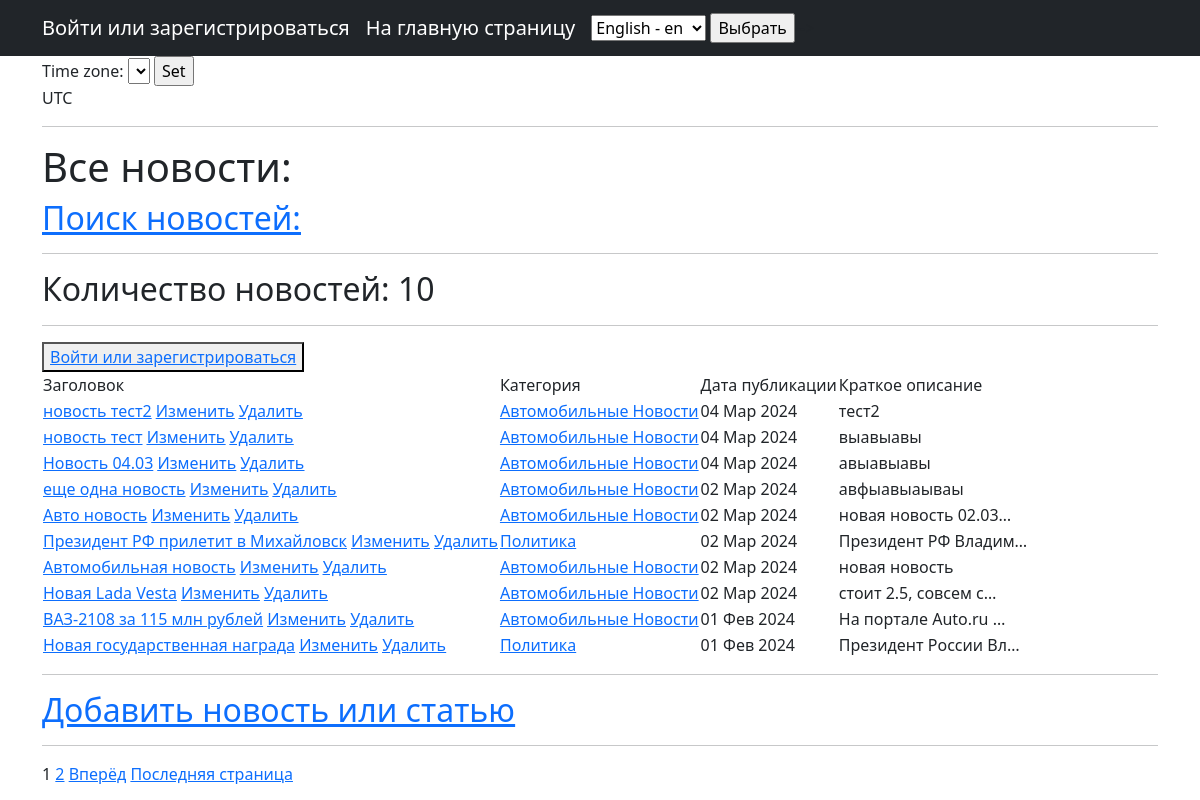
The page /news/ on the database as committed earlier.
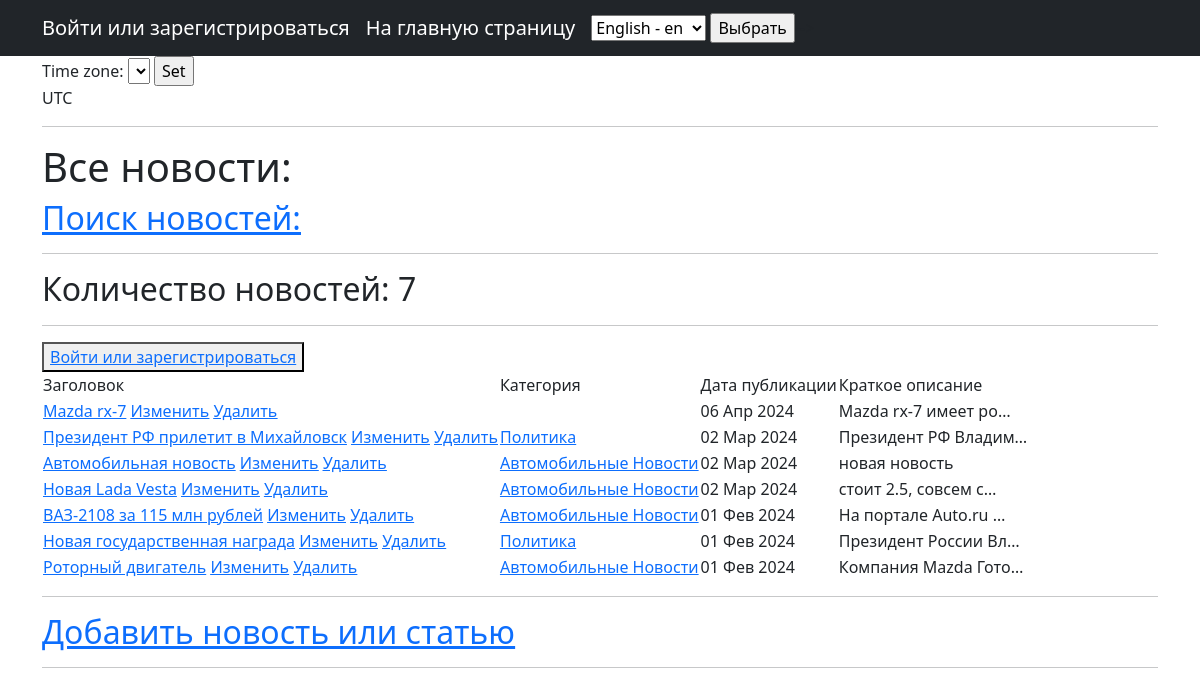
The same page on the database as committed later.
### news_p/models.py (models this page shows, shortened)
class Post(models.Model):
    news = 'NW'
    article = "AR"
    POST_TYPE = [(news, _('News')), (article, _('Article'))]
    type = models.CharField(max_length=2, choices=POST_TYPE, default=news)
    date = models.DateTimeField(auto_now_add=True)
    title = models.CharField(max_length=255)
    text = models.TextField()
    rating = models.IntegerField(default=0)
    author = models.ForeignKey(Author, on_delete=models.CASCADE)
    category = models.ManyToManyField(Category, through='PostCategory')

class Category(models.Model):
    name = models.CharField(max_length=255, help_text=_('category_name'), unique=True)
    subscribers = models.ManyToManyField(User, blank=True, null=True, related_name='categories')
    def __str__(self):
        return self.name.title()

### news_p/views.py (the view, shortened to what this page needs)
# urls.py: path('', PostList.as_view()),
class PostList(ListView):
    model = Post
    ordering = '-date'
    template_name = 'all_news.html'
    context_object_name = 'posts'
    paginate_by = 10
    current_time = timezone.now()
    timezones = pytz.common_timezones  # добавляем в контекст все доступные часовые пояса
    def get_queryset(self):
        queryset = super().get_queryset()
        self.filterset = PostFilter(self.request.GET, queryset)
        return self.filterset.qs

### news_p/templatetags/custom_filters.py (called while the page is built)
@register.filter()
def censor(value):
    if type(value) != str:
        raise TypeError('Необходимо передать строку!')
    else:
        for word in value.split():
            if word.lower() in CENS_LIST:
                cens_word = word[0] + ((len(word) - 1) * '*')
                value = value.replace(word, cens_word)
    return value

### news_p/templatetags/custom_tags.py (called while the page is built)
@register.simple_tag(takes_context=True)
def url_replace(context, **kwargs):
   d = context['request'].GET.copy()
   for k, v in kwargs.items():
       d[k] = v
   return d.urlencode()

### templates/all_news.html (shortened to what this page needs)
{% extends 'flatpages/default.html' %}
{% load i18n %}
{% load tz %}
{% load custom_filters %}
{% load custom_tags %}
{% block title %}
{% get_current_timezone as TIME_ZONE %}
    <form action="" method="POST">
        <label for="timezone">Time zone:</label>
        <select name="timezone">
        </select>
        <input type="submit" value="Set">
    </form>
    {{ TIME_ZONE }}
<hr>
<h1>{% trans 'All news:' %}</h1>
<a href="{% url 'search' %}"><u><h2>{% trans 'News search:' %}</h2></u></a>
<hr>
{% endblock title %}
{% block content %}
<h2>{% trans 'Number of news items:' %} {{ posts|length }}</h2>
<hr>
{% if request.user.username %}
    <h2>{{ request.user.username }}</h2>
    <button><a href="{% url 'profile' %}">{% trans 'Personal account' %}</a></button>
{% else %}
    <button><a href="{% url 'profile' %}">{% trans 'Log in or register' %}</a></button>
{% endif %}
<table>
    <thead>
        <td> {% trans 'Title' %} </td>
        <td> {% trans 'Category' %} </td>
        <td> {% trans 'Date of publication' %} </td>
        <td> {% trans 'Summary' %} </td>
    </thead>
    {% for post in posts %}
        <tr>
            <td>
                <a href="{% url 'news_detail' post.id %}">{{ post.title|censor }}</a>
                <a href="{% url 'news_edit' post.id %}"><u>{% trans 'Change' %}</u></a>
                <a href="{% url 'news_delete' post.id %}"><u>{% trans 'Delete' %}</u></a>
            </td>
             <td>
                {% for category in post.category.all %}
                    <a href="{% url 'category_list' category.id %}">{{ category }}</a>
                {% endfor %}
            </td>
            <td>{{ post.date|date:'d M Y' }}</td>
            <td>{{ post.text|truncatechars:20|censor }}</td>
        </tr>
    {% endfor %}
</table>
<hr>
<a href="{% url 'news_add' %}"><h2>{% trans 'Add news or article' %}</h2></a>
<hr>
{% if is_paginated %}
    {% for num in page_obj.paginator.page_range %}
        {% if page_obj.number == num %}
            <a>{{ num }}</a>
        {% elif num > page_obj.number|add:'-3' and num < page_obj.number|add:'3' %}            <a href="?{% url_replace page=num %}">{{ num }}</a>
        {% endif %}
    {% endfor %}
    {% if page_obj.has_next %}
        <a href="?{% url_replace page=page_obj.next_page_number %}">{% trans 'Forward' %}</a>
        <a href="?{% url_replace page=page_obj.paginator.num_pages %}">{% trans 'Last page' %}</a>
    {% endif %}
{% endif %}
{% endblock content %}

Rows that differ between the two databases and show on the page:
removed Post: title|censor "новость тест2", date "04 Мар 2024", text|censor "тест2", Category (name "Автомобильные Новости")
removed Post: title|censor "новость тест", date "04 Мар 2024", text|censor "выавыавы", Category (name "Автомобильные Новости")
removed Post: title|censor "Новость 04.03", date "04 Мар 2024", text|censor "авыавыавы", Category (name "Автомобильные Новости")
removed Post: title|censor "еще одна новость", date "02 Мар 2024", text|censor "авфыавыаываы", Category (name "Автомобильные Новости")
removed Post: title|censor "Авто новость", date "02 Мар 2024", text|censor "новая новость 02.03…", Category (name "Автомобильные Новости")
added Post: title|censor "Mazda rx-7", date "06 Апр 2024", text|censor "Mazda rx-7 имеет ро…"
now on this page (row edited): Post: title|censor "Роторный двигатель", date "01 Фев 2024", text|censor "Компания Mazda Гото…", Category (name "Автомобильные Новости")
Other text that changed with them:
{{ posts|length }}: "10" → "7"
list line gone: "1"
list line gone: "2"
text no longer shown: "Вперёд Последняя страница"
